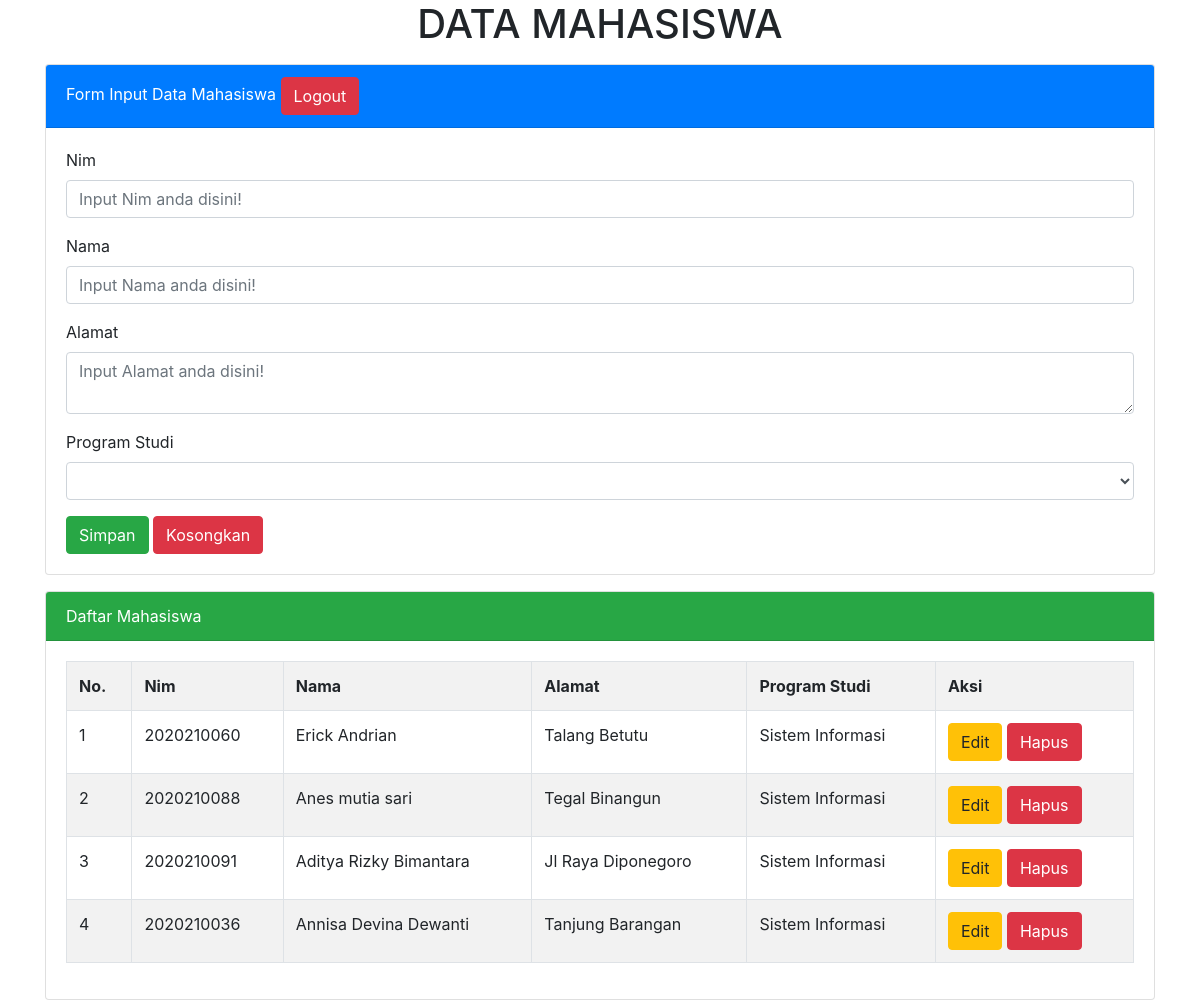
The page / on the database its author committed.
### tables this page shows
CREATE TABLE `tmhs` (
  `id_mhs` int(11) NOT NULL,
  `nim` varchar(20) NOT NULL,
  `nama` varchar(100) NOT NULL,
  `alamat` varchar(130) NOT NULL,
  `prodi` varchar(50) NOT NULL
);

### index.php (the view, shortened to what this page needs)
<?php
	include 'koneksi.php';
?>
<!DOCTYPE html>
<html>
	<head>
		<link rel="stylesheet" type="text/css" href="css/bootstrap.min.css">
	</head>
<body>
	<div class="container">
	<h1 class="text-center">DATA MAHASISWA</h1>
	<div class="card mt-3">
	  <div class="card-header bg-primary text-white">
	    Form Input Data Mahasiswa
	    <tr>
	    			<td>
	    				<a href="logout.php"  class="btn btn-danger" > Logout </a>
	    			</td>
	    		</tr>
	  </div>
	  <div class="card-body">
	    <form method="post" action="">
	    	<div class="form-group">
	    		<label>Nim</label>
	    		<input type="text" name="tnim" value="<?=@$vnim?>" class="form-control" placeholder="Input Nim anda disini!" required>
	    	</div>
	    	<div class="form-group">
	    		<label>Nama</label>
	    		<input type="text" name="tnama" value="<?=@$vnama?>" class="form-control" placeholder="Input Nama anda disini!" required>
	    	</div>
	    	<div class="form-group">
	    		<label>Alamat</label>
	    		<textarea class="form-control" name="talamat"  placeholder="Input Alamat anda disini!"><?=@$valamat?></textarea>
	    	</div>
	    	<div class="form-group">
	    		<label>Program Studi</label>
	    		<select class="form-control" name="tprodi">
	    			<option value="<?=@$vprodi?>"><?=@$vprodi?></option>
	    			<option value="Sistem Informasi">Sistem Informasi</option>
	    		</select>
	    	</div>
	    	<button type="submit" class="btn btn-success" name="bsimpan">Simpan</button>
	    	<button type="reset" class="btn btn-danger" name="breset">Kosongkan</button>
	    </form>
	  </div>
	</div>
	<div class="card mt-3">
	  <div class="card-header bg-success text-white">
	    Daftar Mahasiswa
	  </div>
	  <div class="card-body">
	    <table class="table table-bordered table-striped">
	    	<tr>
	    		<th>No.</th>
	    		<th>Nim</th>
	    		<th>Nama</th>
	    		<th>Alamat</th>
	    		<th>Program Studi</th>
	    		<th>Aksi</th>
	    	</tr>
	    	<?php
	    		$no = 1;
	    		$tampil = mysqli_query($koneksi, "SELECT * from tmhs order by id_mhs desc");
	    		while($data = mysqli_fetch_array($tampil)) :
	    	?>
	    	<tr>
	    		<td><?=$no++;?></td>
	    		<td><?=$data['nim']?></td>
	    		<td><?=$data['nama']?></td>
	    		<td><?=$data['alamat']?></td>
	    		<td><?=$data['prodi']?></td>
	    		<td>
	    			<a href="index.php?hal=edit&id=<?=$data['id_mhs']?>" class="btn btn-warning"> Edit </a>
	    			<a href="index.php?hal=hapus&id=<?=$data['id_mhs']?>"
	    			   onclick="return confirm('Apakah yakin ingin menghapus data ini?')" class="btn btn-danger"> Hapus </a>
	    		</td>
	    	</tr>
	    <?php endwhile;  ?>
	    </table>
	</div>
		</div>
		</div>
	</body>
</html>

### rows shown on the page
tmhs: nim "2020210060", nama "Erick Andrian", alamat "Talang Betutu", prodi "Sistem Informasi"
tmhs: nim "2020210088", nama "Anes mutia sari", alamat "Tegal Binangun", prodi "Sistem Informasi"
tmhs: nim "2020210091", nama "Aditya Rizky Bimantara", alamat "Jl Raya Diponegoro", prodi "Sistem Informasi"
tmhs: nim "2020210036", nama "Annisa Devina Dewanti", alamat "Tanjung Barangan", prodi "Sistem Informasi"
